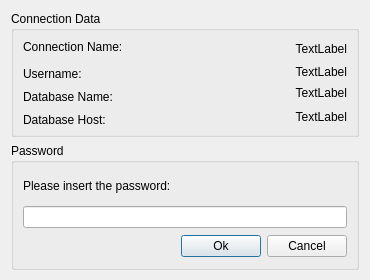
<?xml version="1.0" encoding="UTF-8"?>
<ui version="4.0">
 <class>Login</class>
 <widget class="QDialog" name="Login">
  <property name="geometry">
   <rect>
    <x>0</x>
    <y>0</y>
    <width>370</width>
    <height>280</height>
   </rect>
  </property>
  <property name="minimumSize">
   <size>
    <width>370</width>
    <height>280</height>
   </size>
  </property>
  <property name="maximumSize">
   <size>
    <width>370</width>
    <height>280</height>
   </size>
  </property>
  <property name="windowTitle">
   <string>openAtlas Login</string>
  </property>
  <property name="windowIcon">
   <iconset>
    <normaloff>:/dialogs/Dialog_Login</normaloff>:/dialogs/Dialog_Login</iconset>
  </property>
  <layout class="QGridLayout" name="gridLayout_2">
   <item row="0" column="0">
    <widget class="QGroupBox" name="groupBox">
     <property name="title">
      <string>Connection Data</string>
     </property>
     <layout class="QGridLayout" name="gridLayout_3">
      <item row="0" column="0">
       <widget class="QLabel" name="label">
        <property name="minimumSize">
         <size>
          <width>172</width>
          <height>22</height>
         </size>
        </property>
        <property name="maximumSize">
         <size>
          <width>172</width>
          <height>22</height>
         </size>
        </property>
        <property name="text">
         <string>Connection Name:</string>
        </property>
        <property name="alignment">
         <set>Qt::AlignLeading|Qt::AlignLeft|Qt::AlignTop</set>
        </property>
        <property name="wordWrap">
         <bool>true</bool>
        </property>
       </widget>
      </item>
      <item row="0" column="1">
       <widget class="QLabel" name="label_ConnectionName">
        <property name="text">
         <string>TextLabel</string>
        </property>
        <property name="alignment">
         <set>Qt::AlignRight|Qt::AlignTrailing|Qt::AlignVCenter</set>
        </property>
       </widget>
      </item>
      <item row="1" column="0">
       <widget class="QLabel" name="label_5">
        <property name="minimumSize">
         <size>
          <width>172</width>
          <height>22</height>
         </size>
        </property>
        <property name="maximumSize">
         <size>
          <width>172</width>
          <height>22</height>
         </size>
        </property>
        <property name="text">
         <string>Username:</string>
        </property>
       </widget>
      </item>
      <item row="1" column="1">
       <widget class="QLabel" name="label_Username">
        <property name="text">
         <string>TextLabel</string>
        </property>
        <property name="alignment">
         <set>Qt::AlignRight|Qt::AlignTrailing|Qt::AlignVCenter</set>
        </property>
       </widget>
      </item>
      <item row="2" column="0">
       <widget class="QLabel" name="label_3">
        <property name="minimumSize">
         <size>
          <width>172</width>
          <height>22</height>
         </size>
        </property>
        <property name="maximumSize">
         <size>
          <width>172</width>
          <height>22</height>
         </size>
        </property>
        <property name="text">
         <string>Database Name:</string>
        </property>
       </widget>
      </item>
      <item row="2" column="1">
       <widget class="QLabel" name="label_DatabaseName">
        <property name="text">
         <string>TextLabel</string>
        </property>
        <property name="alignment">
         <set>Qt::AlignRight|Qt::AlignTop|Qt::AlignTrailing</set>
        </property>
        <property name="wordWrap">
         <bool>true</bool>
        </property>
       </widget>
      </item>
      <item row="3" column="0">
       <widget class="QLabel" name="label_2">
        <property name="minimumSize">
         <size>
          <width>172</width>
          <height>22</height>
         </size>
        </property>
        <property name="maximumSize">
         <size>
          <width>172</width>
          <height>22</height>
         </size>
        </property>
        <property name="text">
         <string>Database Host:</string>
        </property>
       </widget>
      </item>
      <item row="3" column="1">
       <widget class="QLabel" name="label_DatabaseHost">
        <property name="text">
         <string>TextLabel</string>
        </property>
        <property name="alignment">
         <set>Qt::AlignRight|Qt::AlignTrailing|Qt::AlignVCenter</set>
        </property>
       </widget>
      </item>
     </layout>
    </widget>
   </item>
   <item row="1" column="0">
    <widget class="QGroupBox" name="groupBox_2">
     <property name="minimumSize">
      <size>
       <width>0</width>
       <height>127</height>
      </size>
     </property>
     <property name="maximumSize">
      <size>
       <width>16777215</width>
       <height>127</height>
      </size>
     </property>
     <property name="title">
      <string>Password</string>
     </property>
     <layout class="QGridLayout" name="gridLayout">
      <item row="3" column="0">
       <spacer name="horizontalSpacer">
        <property name="orientation">
         <enum>Qt::Horizontal</enum>
        </property>
        <property name="sizeHint" stdset="0">
         <size>
          <width>173</width>
          <height>20</height>
         </size>
        </property>
       </spacer>
      </item>
      <item row="3" column="1">
       <widget class="QPushButton" name="pushButton_Ok">
        <property name="text">
         <string>Ok</string>
        </property>
        <property name="icon">
         <iconset resource="Icons.qrc">
          <normaloff>:/buttons/ok</normaloff>:/buttons/ok</iconset>
        </property>
       </widget>
      </item>
      <item row="2" column="0" colspan="3">
       <widget class="QLineEdit" name="lineEdit_Password">
        <property name="echoMode">
         <enum>QLineEdit::Password</enum>
        </property>
       </widget>
      </item>
      <item row="3" column="2">
       <widget class="QPushButton" name="pushButton_Cancel">
        <property name="text">
         <string>Cancel</string>
        </property>
        <property name="icon">
         <iconset resource="Icons.qrc">
          <normaloff>:/buttons/cancel</normaloff>:/buttons/cancel</iconset>
        </property>
       </widget>
      </item>
      <item row="1" column="0" colspan="2">
       <widget class="QLabel" name="label_4">
        <property name="minimumSize">
         <size>
          <width>0</width>
          <height>26</height>
         </size>
        </property>
        <property name="maximumSize">
         <size>
          <width>16777215</width>
          <height>26</height>
         </size>
        </property>
        <property name="text">
         <string>Please insert the password:</string>
        </property>
       </widget>
      </item>
     </layout>
    </widget>
   </item>
  </layout>
 </widget>
 <tabstops>
  <tabstop>lineEdit_Password</tabstop>
  <tabstop>pushButton_Ok</tabstop>
  <tabstop>pushButton_Cancel</tabstop>
 </tabstops>
 <resources>
  <include location="Icons.qrc"/>
 </resources>
 <connections>
  <connection>
   <sender>pushButton_Cancel</sender>
   <signal>clicked()</signal>
   <receiver>Login</receiver>
   <slot>reject()</slot>
   <hints>
    <hint type="sourcelabel">
     <x>264</x>
     <y>213</y>
    </hint>
    <hint type="destinationlabel">
     <x>159</x>
     <y>118</y>
    </hint>
   </hints>
  </connection>
  <connection>
   <sender>pushButton_Ok</sender>
   <signal>clicked()</signal>
   <receiver>Login</receiver>
   <slot>accept()</slot>
   <hints>
    <hint type="sourcelabel">
     <x>169</x>
     <y>213</y>
    </hint>
    <hint type="destinationlabel">
     <x>159</x>
     <y>117</y>
    </hint>
   </hints>
  </connection>
 </connections>
</ui>
